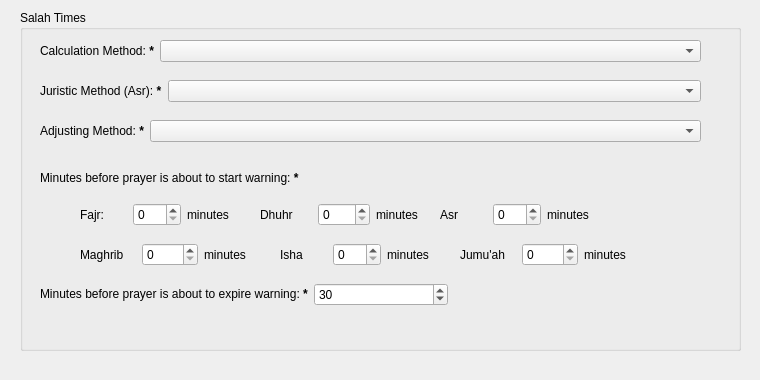
<?xml version="1.0" encoding="UTF-8"?>
<ui version="4.0">
 <class>SettingsTabWidgetForm</class>
 <widget class="QWidget" name="SettingsTabWidgetForm">
  <property name="geometry">
   <rect>
    <x>0</x>
    <y>0</y>
    <width>760</width>
    <height>380</height>
   </rect>
  </property>
  <property name="minimumSize">
   <size>
    <width>760</width>
    <height>380</height>
   </size>
  </property>
  <property name="maximumSize">
   <size>
    <width>760</width>
    <height>380</height>
   </size>
  </property>
  <property name="windowTitle">
   <string>Form</string>
  </property>
  <widget class="QGroupBox" name="groupBox">
   <property name="geometry">
    <rect>
     <x>20</x>
     <y>10</y>
     <width>721</width>
     <height>341</height>
    </rect>
   </property>
   <property name="title">
    <string>Salah Times</string>
   </property>
   <property name="flat">
    <bool>false</bool>
   </property>
   <widget class="QWidget" name="layoutWidget">
    <property name="geometry">
     <rect>
      <x>20</x>
      <y>30</y>
      <width>661</width>
      <height>29</height>
     </rect>
    </property>
    <layout class="QFormLayout" name="formLayout">
     <item row="0" column="0">
      <widget class="QLabel" name="label">
       <property name="text">
        <string>Calculation Method: &lt;b&gt;*&lt;/b&gt;</string>
       </property>
      </widget>
     </item>
     <item row="0" column="1">
      <widget class="QComboBox" name="cboCalculationMethod"/>
     </item>
    </layout>
   </widget>
   <widget class="QWidget" name="layoutWidget">
    <property name="geometry">
     <rect>
      <x>20</x>
      <y>70</y>
      <width>661</width>
      <height>29</height>
     </rect>
    </property>
    <layout class="QFormLayout" name="formLayout_2">
     <item row="0" column="0">
      <widget class="QLabel" name="label_2">
       <property name="text">
        <string>Juristic Method (Asr): &lt;b&gt;*&lt;/b&gt;</string>
       </property>
      </widget>
     </item>
     <item row="0" column="1">
      <widget class="QComboBox" name="cboJuristicMethod"/>
     </item>
    </layout>
   </widget>
   <widget class="QWidget" name="layoutWidget">
    <property name="geometry">
     <rect>
      <x>20</x>
      <y>110</y>
      <width>661</width>
      <height>29</height>
     </rect>
    </property>
    <layout class="QFormLayout" name="formLayout_3">
     <item row="0" column="0">
      <widget class="QLabel" name="label_3">
       <property name="text">
        <string>Adjusting Method: &lt;b&gt;*&lt;/b&gt;</string>
       </property>
      </widget>
     </item>
     <item row="0" column="1">
      <widget class="QComboBox" name="cboAdjustingMethod"/>
     </item>
    </layout>
   </widget>
   <widget class="QLabel" name="label_5">
    <property name="geometry">
     <rect>
      <x>20</x>
      <y>160</y>
      <width>331</width>
      <height>17</height>
     </rect>
    </property>
    <property name="text">
     <string>Minutes before prayer is about to start warning: &lt;b&gt;*&lt;/b&gt;</string>
    </property>
   </widget>
   <widget class="QWidget" name="layoutWidget_2">
    <property name="geometry">
     <rect>
      <x>60</x>
      <y>230</y>
      <width>180</width>
      <height>29</height>
     </rect>
    </property>
    <layout class="QGridLayout" name="gridLayout_2">
     <item row="0" column="0">
      <widget class="QLabel" name="label_8">
       <property name="text">
        <string>Maghrib</string>
       </property>
      </widget>
     </item>
     <item row="0" column="1">
      <widget class="QSpinBox" name="spnMinPrayerStartMaghrib"/>
     </item>
     <item row="0" column="2">
      <widget class="QLabel" name="label_9">
       <property name="text">
        <string>minutes</string>
       </property>
      </widget>
     </item>
    </layout>
   </widget>
   <widget class="QWidget" name="layoutWidget_3">
    <property name="geometry">
     <rect>
      <x>440</x>
      <y>230</y>
      <width>180</width>
      <height>29</height>
     </rect>
    </property>
    <layout class="QGridLayout" name="gridLayout_3">
     <item row="0" column="0">
      <widget class="QLabel" name="label_10">
       <property name="text">
        <string>Jumu'ah</string>
       </property>
      </widget>
     </item>
     <item row="0" column="1">
      <widget class="QSpinBox" name="spnMinPrayerStartJumuah"/>
     </item>
     <item row="0" column="2">
      <widget class="QLabel" name="label_11">
       <property name="text">
        <string>minutes</string>
       </property>
      </widget>
     </item>
    </layout>
   </widget>
   <widget class="QWidget" name="layoutWidget_4">
    <property name="geometry">
     <rect>
      <x>240</x>
      <y>190</y>
      <width>168</width>
      <height>29</height>
     </rect>
    </property>
    <layout class="QGridLayout" name="gridLayout_4">
     <item row="0" column="0">
      <widget class="QLabel" name="label_12">
       <property name="text">
        <string>Dhuhr</string>
       </property>
      </widget>
     </item>
     <item row="0" column="1">
      <widget class="QSpinBox" name="spnMinPrayerStartDhuhr"/>
     </item>
     <item row="0" column="2">
      <widget class="QLabel" name="label_13">
       <property name="text">
        <string>minutes</string>
       </property>
      </widget>
     </item>
    </layout>
   </widget>
   <widget class="QWidget" name="layoutWidget_5">
    <property name="geometry">
     <rect>
      <x>260</x>
      <y>230</y>
      <width>154</width>
      <height>29</height>
     </rect>
    </property>
    <layout class="QGridLayout" name="gridLayout_5">
     <item row="0" column="0">
      <widget class="QLabel" name="label_14">
       <property name="text">
        <string>Isha</string>
       </property>
      </widget>
     </item>
     <item row="0" column="1">
      <widget class="QSpinBox" name="spnMinPrayerStartIsha"/>
     </item>
     <item row="0" column="2">
      <widget class="QLabel" name="label_15">
       <property name="text">
        <string>minutes</string>
       </property>
      </widget>
     </item>
    </layout>
   </widget>
   <widget class="QWidget" name="layoutWidget_6">
    <property name="geometry">
     <rect>
      <x>420</x>
      <y>190</y>
      <width>154</width>
      <height>29</height>
     </rect>
    </property>
    <layout class="QGridLayout" name="gridLayout_6">
     <item row="0" column="0">
      <widget class="QLabel" name="label_16">
       <property name="text">
        <string>Asr</string>
       </property>
      </widget>
     </item>
     <item row="0" column="1">
      <widget class="QSpinBox" name="spnMinPrayerStartAsr"/>
     </item>
     <item row="0" column="2">
      <widget class="QLabel" name="label_17">
       <property name="text">
        <string>minutes</string>
       </property>
      </widget>
     </item>
    </layout>
   </widget>
   <widget class="QWidget" name="layoutWidget">
    <property name="geometry">
     <rect>
      <x>60</x>
      <y>190</y>
      <width>154</width>
      <height>29</height>
     </rect>
    </property>
    <layout class="QGridLayout" name="gridLayout">
     <item row="0" column="0">
      <widget class="QLabel" name="label_6">
       <property name="text">
        <string>Fajr:</string>
       </property>
      </widget>
     </item>
     <item row="0" column="1">
      <widget class="QSpinBox" name="spnMinPrayerStartFajr"/>
     </item>
     <item row="0" column="2">
      <widget class="QLabel" name="label_7">
       <property name="text">
        <string>minutes</string>
       </property>
      </widget>
     </item>
    </layout>
   </widget>
   <widget class="QWidget" name="">
    <property name="geometry">
     <rect>
      <x>20</x>
      <y>270</y>
      <width>408</width>
      <height>29</height>
     </rect>
    </property>
    <layout class="QGridLayout" name="gridLayout_7">
     <item row="0" column="0">
      <widget class="QLabel" name="label_4">
       <property name="text">
        <string>Minutes before prayer is about to expire warning: &lt;b&gt;*&lt;/b&gt;</string>
       </property>
      </widget>
     </item>
     <item row="0" column="1">
      <widget class="QSpinBox" name="spnMinPrayerOver">
       <property name="maximum">
        <number>500</number>
       </property>
       <property name="value">
        <number>30</number>
       </property>
      </widget>
     </item>
    </layout>
   </widget>
  </widget>
 </widget>
 <resources/>
 <connections/>
</ui>
